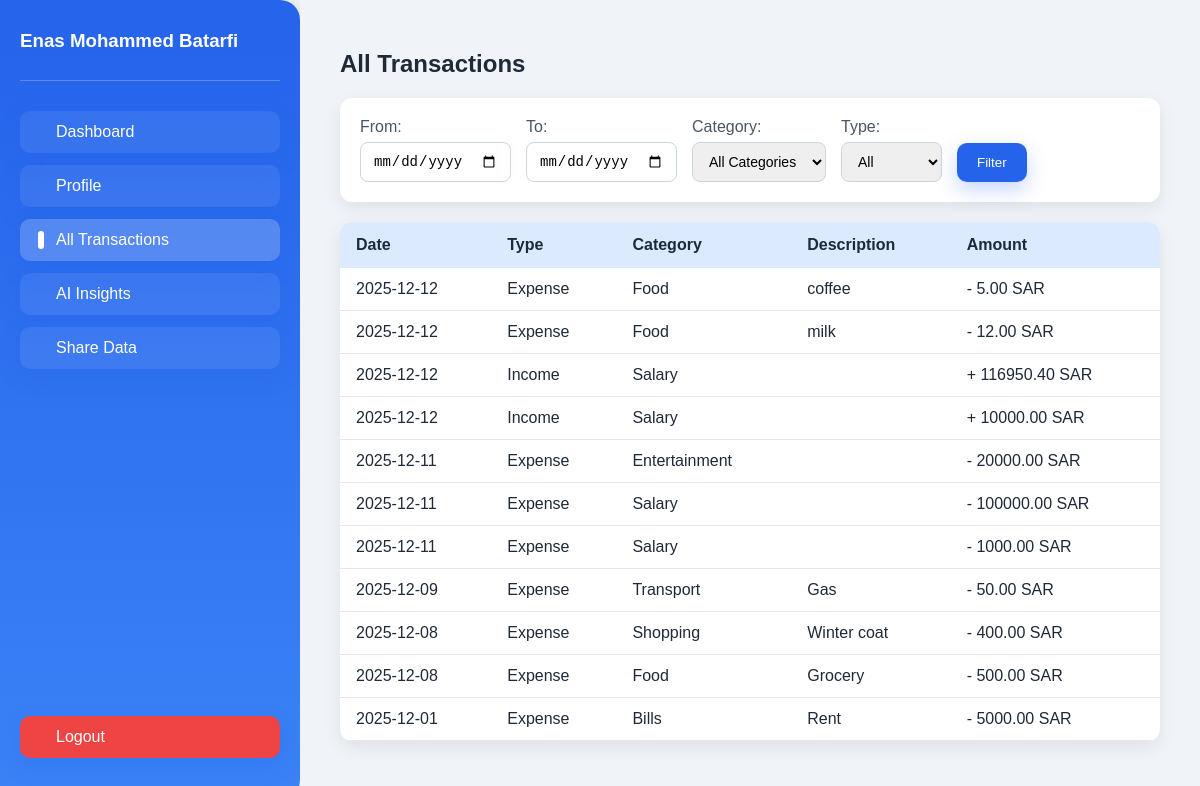
The app's page /transactions (signed in) with its own data.
### models.py (models this page shows)
class User(db.Model):
    id = db.Column(db.Integer, primary_key=True)
    name = db.Column(db.String(150), nullable=False)
    email = db.Column(db.String(150), unique=True, nullable=False)
    password_hash = db.Column(db.String(256), nullable=False)
    birthday = db.Column(db.Date, nullable=False)
    income = db.Column(db.Float, nullable=False)
    currency = db.Column(db.String(10), nullable=False, default='SAR')
    budget_style = db.Column(db.String(50), default='Balanced')
    goals = db.Column(db.String(500))
    week_start = db.Column(db.String(20), default='Monday')
    gender = db.Column(db.String(20), nullable=False)
    created_at = db.Column(db.DateTime, default=datetime.utcnow)

class Expense(db.Model):
    id = db.Column(db.Integer, primary_key=True)
    user_id = db.Column(db.Integer, db.ForeignKey('user.id'), nullable=False)
    amount = db.Column(db.Float, nullable=False)
    category = db.Column(db.String(50), nullable=False)
    description = db.Column(db.String(200))
    date = db.Column(db.DateTime, default=datetime.utcnow)
    user = db.relationship('User', backref=db.backref('expenses', lazy=True))

class Income(db.Model):
    id = db.Column(db.Integer, primary_key=True)
    user_id = db.Column(db.Integer, db.ForeignKey('user.id'), nullable=False)
    amount = db.Column(db.Float, nullable=False)
    category = db.Column(db.String(50), nullable=False, default='Salary')
    description = db.Column(db.String(200))
    date = db.Column(db.DateTime, default=datetime.utcnow)
    user = db.relationship('User', backref=db.backref('incomes', lazy=True))

### app.py (the view)
@app.route('/transactions')
def all_transactions():
    user = get_current_user()
    if user is None:
        return redirect(url_for('login'))
    start = request.args.get('start')
    end = request.args.get('end')
    category = request.args.get('category')
    flow = request.args.get('flow')
    expenses_query = Expense.query.filter_by(user_id=user.id)
    incomes_query = Income.query.filter_by(user_id=user.id)
    if start:
        expenses_query = expenses_query.filter(func.date(Expense.date) >= start)
        incomes_query = incomes_query.filter(func.date(Income.date) >= start)
    if end:
        expenses_query = expenses_query.filter(func.date(Expense.date) <= end)
        incomes_query = incomes_query.filter(func.date(Income.date) <= end)
    if category:
        expenses_query = expenses_query.filter_by(category=category)
        incomes_query = incomes_query.filter_by(category=category)
    expenses = expenses_query.all()
    incomes = incomes_query.all()
    combined = []
    for e in expenses:
        combined.append({
            "date": e.date,
            "flow": "expense",
            "category": e.category,
            "description": e.description,
            "amount": e.amount,
        })
    for inc in incomes:
        combined.append({
            "date": inc.date,
            "flow": "income",
            "category": inc.category,
            "description": inc.description,
            "amount": inc.amount,
        })
    if flow == "income":
        combined = [c for c in combined if c["flow"] == "income"]
    elif flow == "expense":
        combined = [c for c in combined if c["flow"] == "expense"]
    combined.sort(key=lambda x: x["date"], reverse=True)
    filter_categories = ['Salary'] + CATEGORIES
    return render_template('all_transactions.html', expenses=combined, categories=filter_categories, user=user)

### app.py (called while the page is built)
def get_current_user():
    user_id = session.get('user_id')
    if not user_id:
        return None
    user = User.query.get(user_id)
    if user is None:
        return None
    _ = user.email
    return user

@app.before_request
def _csrf_protect():
    if request.method in ('POST', 'PUT', 'DELETE'):
        sent = request.form.get('_csrf')
        session_token = session.get('csrf_token')
        if not sent or not session_token or sent != session_token:
            abort(400)

### templates/all_transactions.html (shortened to what this page needs)
<!DOCTYPE html>
<html lang="en">
<head>
    <link rel="stylesheet" href="{{ url_for('static', filename='css/dashboard.css') }}">
</head>
<body>
<div class="dashboard-container">
    <div class="sidebar">
        <div class="user-info">
            <h3>{{ user.name }}</h3>
        </div>
        <a href="{{ url_for('dashboard') }}" class="btn">Dashboard</a>
        <a href="{{ url_for('profile') }}" class="btn">Profile</a>
        <a href="{{ url_for('all_transactions') }}" class="btn active">All Transactions</a>
        <a href="{{ url_for('ai_insights_page') }}" class="btn">AI Insights</a>
        <a href="{{ url_for('share') }}" class="btn">Share Data</a>
        <a href="{{ url_for('logout') }}" class="btn logout">Logout</a>
    </div>
    <div class="main-content">
        <h2>All Transactions</h2>
        <form method="GET" class="filter-form">
            <div class="filter-group">
                <label>From:</label>
                <input type="date" name="start" value="{{request.args.get('start','')}}">
            </div>
            <div class="filter-group">
                <label>To:</label>
                <input type="date" name="end" value="{{request.args.get('end','')}}">
            </div>
            <div class="filter-group">
                <label>Category:</label>
                <select name="category">
                    <option value="">All Categories</option>
                </select>
            </div>
            <div class="filter-group">
                <label>Type:</label>
                <select name="flow">
                    <option value="">All</option>
                </select>
            </div>
            <button type="submit" class="btn filter-btn">Filter</button>
        </form>
        <div class="table-container">
            <table>
                <thead>
                    <tr>
                        <th>Date</th>
                        <th>Type</th>
                        <th>Category</th>
                        <th>Description</th>
                        <th>Amount</th>
                    </tr>
                </thead>
                <tbody>
                    {% for e in expenses %}
                    <tr>
                        <td>{{ e.date.strftime('%Y-%m-%d') }}</td>
                        <td>{{ e.flow|capitalize }}</td>
                        <td>{{ e.category }}</td>
                        <td>{{ e.description }}</td>
                        <td>
                            {% if e.flow == 'income' %}+{% else %}-{% endif %}
                            {{ "%.2f"|format(e.amount) }} {{ user.currency }}
                        </td>
                    </tr>
                    {% else %}
                    <tr>
                        <td colspan="5" style="text-align:center;">No transactions found</td>
                    </tr>
                    {% endfor %}
                </tbody>
            </table>
        </div>
    </div>
</div>
</body>
</html>

### static/css/dashboard.css (style rules this page uses)
body { margin: 0; font-family: "Poppins", sans-serif; background-color: #f0f4f8; color: #1f2937; }
.dashboard-container { display: flex; min-height: 100vh; }
.sidebar { width: 260px; background: linear-gradient(180deg, #2563eb, #3b82f6); color: #fff; display: flex; flex-direction: column; padding: 30px 20px; box-shadow: 2px 0 15px rgba(0,0,0,0.1); border-radius: 0 20px 20px 0; }
.sidebar h2, .sidebar h3 { margin: 0 0 8px 0; font-weight: 700; }
.sidebar .user-info { margin-bottom: 30px; border-bottom: 1px solid rgba(255,255,255,0.25); padding-bottom: 20px; }
.sidebar .btn { display: flex; align-items: center; padding: 12px 18px; margin-bottom: 12px; border-radius: 10px; color: #fff; text-decoration: none; font-weight: 500; background: rgba(255,255,255,0.07); transition: all 0.2s ease; position: relative; }
.sidebar .btn:hover, .sidebar .btn.active { background-color: rgba(255,255,255,0.2); }
.sidebar .btn::before { content: ''; width: 6px; height: 100%; background-color: #fff; border-radius: 3px; margin-right: 12px; opacity: 0; transition: opacity 0.2s ease; }
.sidebar .btn.active::before, .sidebar .btn:hover::before { opacity: 1; }
.sidebar .logout { margin-top: auto; background-color: #ef4444; transition: all 0.2s ease; }
.main-content { flex: 1; padding: 30px 40px; background-color: #f0f4f8; overflow-y: auto; max-height: 100vh; }
.btn { border: none; padding: 10px 16px; border-radius: 10px; cursor: pointer; font-weight: 600; text-decoration: none; display: inline-block; background: #2563eb; color: #fff; box-shadow: 0 8px 20px rgba(37,99,235,0.25); transition: all 0.2s ease; }
.table-container { overflow-x: auto; border-radius: 12px; background: #fff; box-shadow: 0 6px 18px rgba(0,0,0,0.08); margin-bottom: 25px; }
table { width: 100%; border-collapse: collapse; min-width: 650px; }
thead { background-color: #dbeafe; }
thead th { padding: 14px 16px; text-align: left; font-weight: 600; color: #1e293b; }
tbody td { padding: 12px 16px; border-bottom: 1px solid #e5e7eb; }
.filter-form { display: flex; gap: 15px; flex-wrap: wrap; margin-bottom: 20px; align-items: flex-end; background: #fff; padding: 20px; border-radius: 12px; box-shadow: 0 6px 18px rgba(0,0,0,0.08); }
.filter-form .filter-group { display: flex; flex-direction: column; }
.filter-form label { font-weight: 500; margin-bottom: 6px; color: #4b5563; }
.filter-form input, .filter-form select { padding: 10px 12px; border-radius: 8px; border: 1px solid #cbd5e1; outline: none; font-size: 14px; }
.filter-btn { background-color: #2563eb; color: #fff; border: none; padding: 12px 20px; border-radius: 10px; cursor: pointer; font-weight: 500; transition: background 0.2s ease; }
.table-container { overflow-x: auto; border-radius: 12px; background: #fff; box-shadow: 0 6px 18px rgba(0,0,0,0.08); }

### records on screen
User: name "Enas Mohammed Batarfi", currency "SAR"
Expense: date "2025-12-12", flow "Expense", category "Food", description "coffee", amount "5.00"
Expense: date "2025-12-12", flow "Expense", category "Food", description "milk", amount "12.00"
Income: date "2025-12-12", flow "Income", category "Salary", amount "116950.40"
Income: date "2025-12-12", flow "Income", category "Salary", amount "10000.00"
Expense: date "2025-12-11", flow "Expense", category "Entertainment", amount "20000.00"
Expense: date "2025-12-11", flow "Expense", category "Salary", amount "100000.00"
Expense: date "2025-12-11", flow "Expense", category "Salary", amount "1000.00"
Expense: date "2025-12-09", flow "Expense", category "Transport", description "Gas", amount "50.00"
Expense: date "2025-12-08", flow "Expense", category "Shopping", description "Winter coat", amount "400.00"
Expense: date "2025-12-08", flow "Expense", category "Food", description "Grocery", amount "500.00"
Expense: date "2025-12-01", flow "Expense", category "Bills", description "Rent", amount "5000.00"
